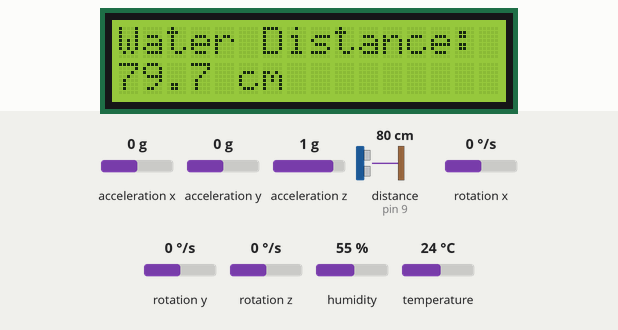
The sketch below on a simulated Arduino Uno, built with avr-gcc and run on an emulated ATmega328P. Parts: 16×2 character LCD. Wiring (inferred from the names in the program): ultrasonic range finder: trigger pin 8; echo pin 9. Inputs (shaded band) come from the test bench; at power-on: distance to the obstacle (sensor on pin 9) 80 cm, acceleration x 0 g, temperature 24 °C, acceleration y 0 g, acceleration z 1 g, rotation x 0 °/s, rotation y 0 °/s, rotation z 0 °/s, humidity 55 %. The echo pulse lasts 58.3 µs per cm; what the sketch prints to the serial monitor is not drawn.

Above: at 3.2 s.
3.3 s: distance to the obstacle (sensor on pin 9) set to 12 cm
At 4.0 s:
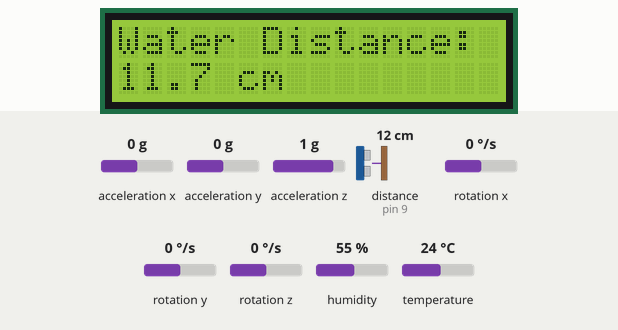
6.7 s: distance to the obstacle (sensor on pin 9) set to 10 cm
At 9.4 s:
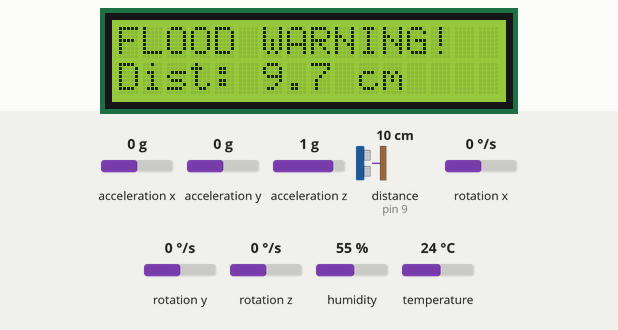
12.5 s: acceleration x set to -1.4 g
At 13.4 s:
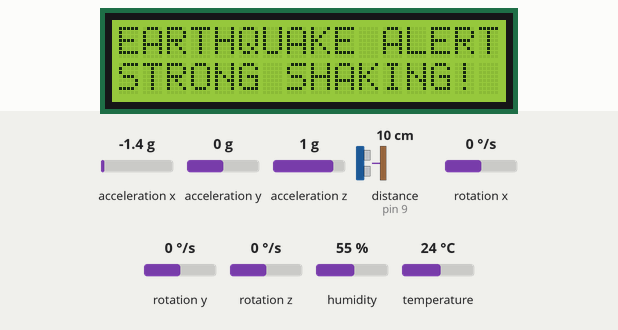
19.1 s: temperature set to 41 °C
At 23.37 s:
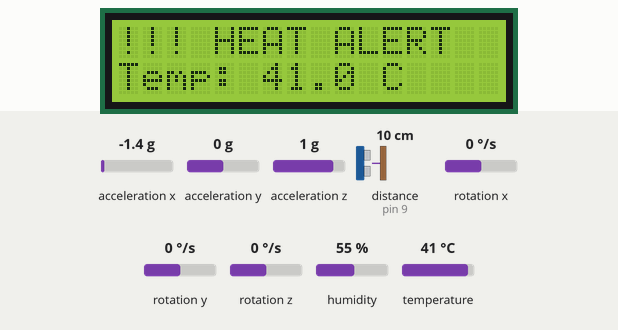
28.1 s: distance to the obstacle (sensor on pin 9) set to 2 cm
At 28.8 s:
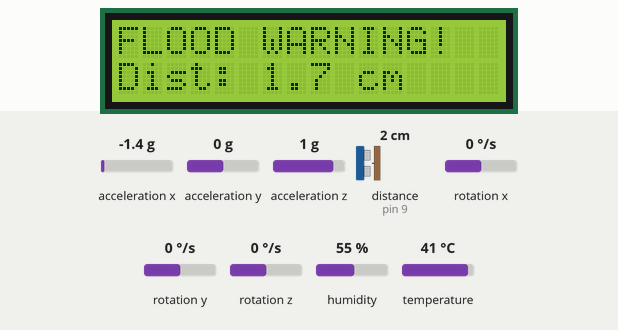
29.7 s: acceleration y set to -0.8 g
At 35.17 s:
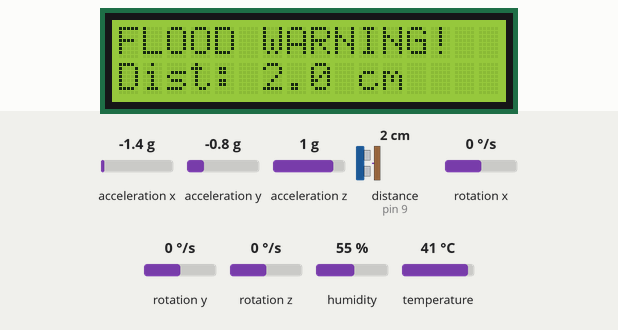
Timing chart, 0 to 36.7 s (numbered marks = the images above; inputs shaded):
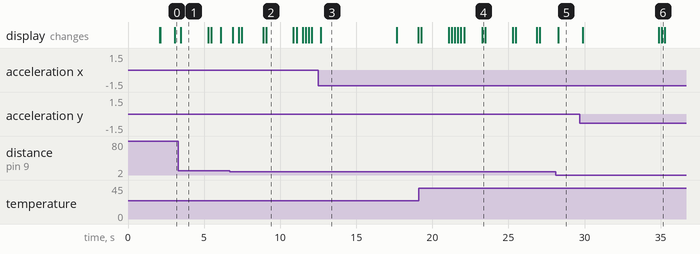

The sketch:

Hackathon1.ino
```cpp
#include <SoftwareSerial.h>

SoftwareSerial espSerial(6, 10); // RX = D6, TX = D10
#include <LiquidCrystal.h>
#include <DHT.h>
#include <Wire.h>
#include <MPU6050.h>

#define DHTPIN 7
#define DHTTYPE DHT11

const int trigPin = 8;
const int echoPin = 9;

const float floodThreshold = 10.0;

// MPU6050 thresholds
const long mildThreshold = 4000;
const long strongThreshold = 10000;

DHT dht(DHTPIN, DHTTYPE);
LiquidCrystal lcd(12, 11, 5, 4, 3, 2);
MPU6050 mpu;

int16_t ax, ay, az;
int16_t prevX, prevY, prevZ;

float temp = NAN;
float humidity = NAN;
float distance = -1;

unsigned long lastMPURead = 0;
unsigned long lastDHTRead = 0;
unsigned long lastDistanceRead = 0;
unsigned long lastLCDUpdate = 0;
unsigned long lastStrongShake = 0;

bool strongAlertActive = false;
bool mpuReady = false;

int screenNumber = 0;
int vibrationLevel = 0;

void setup() {
  Serial.begin(115200);
  espSerial.begin(9600);

  dht.begin();
  Wire.begin();

  pinMode(trigPin, OUTPUT);
  pinMode(echoPin, INPUT);

  lcd.begin(16, 2);
  lcd.print("HOLLOWGUARD");

  mpu.initialize();
  mpuReady = mpu.testConnection();

  if (mpuReady) {
    mpu.getAcceleration(&prevX, &prevY, &prevZ);
    Serial.println("MPU6050 Connected!");
  } else {
    Serial.println("MPU6050 Failed!");
  }

  delay(2000);
  lcd.clear();
}

void loop() {
  unsigned long currentTime = millis();

  // 1. Check vibration every 50 ms
  if (mpuReady && currentTime - lastMPURead >= 50) {
    lastMPURead = currentTime;

    mpu.getAcceleration(&ax, &ay, &az);

    long changeX = abs((long)ax - prevX);
    long changeY = abs((long)ay - prevY);
    long changeZ = abs((long)az - prevZ);

    long totalChange = changeX + changeY + changeZ;

    if (totalChange > strongThreshold) {
      vibrationLevel = 2;
      lastStrongShake = currentTime;
      strongAlertActive = true;
    }
    else if (totalChange > mildThreshold) {
      vibrationLevel = 1;
    }
    else {
      vibrationLevel = 0;
    }

    prevX = ax;
    prevY = ay;
    prevZ = az;

    Serial.print("Vibration: ");
    Serial.println(totalChange);
  }

  // 2. Read DHT11 every 2 seconds
  if (currentTime - lastDHTRead >= 2000) {
    lastDHTRead = currentTime;

    temp = dht.readTemperature();
    humidity = dht.readHumidity();
  }

  // 3. Check flood distance every 200 ms
  if (currentTime - lastDistanceRead >= 200) {
    lastDistanceRead = currentTime;

    digitalWrite(trigPin, LOW);
    delayMicroseconds(2);

    digitalWrite(trigPin, HIGH);
    delayMicroseconds(10);
    digitalWrite(trigPin, LOW);

    long duration = pulseIn(echoPin, HIGH, 30000);

    distance = -1;

    if (duration > 0) {
      distance = duration * 0.0343 / 2.0;
    }
  }

  // 4. Keep strong shaking alert for 5 seconds
  if (strongAlertActive &&
      currentTime - lastStrongShake >= 5000) {
    strongAlertActive = false;
  }

  // 5. Update LCD every 200 ms
  if (currentTime - lastLCDUpdate >= 200) {
    lastLCDUpdate = currentTime;

    lcd.clear();

    // Highest priority: strong shaking
    if (strongAlertActive) {
      lcd.print("EARTHQUAKE ALERT");
      lcd.setCursor(0, 1);
      lcd.print("STRONG SHAKING!");
    }

    // Second priority: flood warning
    else if (distance > 0 &&
             distance <= floodThreshold) {
      lcd.print("FLOOD WARNING!");
      lcd.setCursor(0, 1);
      lcd.print("Dist: ");
      lcd.print(distance, 1);
      lcd.print(" cm");
    }

    // Third priority: mild shaking
    else if (vibrationLevel == 1) {
      lcd.print("VIBRATION ALERT");
      lcd.setCursor(0, 1);
      lcd.print("MILD SHAKING");
    }

    // Fourth priority: heat warning
else if (!isnan(temp) && temp >= 38.0) {
  lcd.print("!!! HEAT ALERT");
  lcd.setCursor(0, 1);
  lcd.print("Temp: ");
  lcd.print(temp, 1);
  lcd.print(" C");
}

    // Normal sensor screens
    else {
      if (currentTime / 3000 % 2 == 0) {
        // Temperature and humidity
        if (isnan(temp) || isnan(humidity)) {
          lcd.print("DHT Sensor Error");
        } else {
          lcd.print("Temp: ");
          lcd.print(temp, 1);
          lcd.print(" C");

          lcd.setCursor(0, 1);
          lcd.print("Humidity: ");
          lcd.print(humidity, 0);
          lcd.print("%");
        }
      }
      else {
        // Water distance
        if (distance < 0) {
          lcd.print("Distance Error");
        } else {
          lcd.print("Water Distance:");
          lcd.setCursor(0, 1);
          lcd.print(distance, 1);
          lcd.print(" cm");
        }
      }
    }
  }
  // Send a test message once every second
static unsigned long lastSend = 0;

if (millis() - lastSend >= 1000) {
  lastSend = millis();

  espSerial.print("TEMP:");
  espSerial.println(temp);

  espSerial.print("HUMIDITY:");
  espSerial.println(humidity);

  espSerial.print("DISTANCE:");
  espSerial.println(distance);

  espSerial.print("VIBRATION:");
  espSerial.println(vibrationLevel);

  espSerial.print("ALERT:");

  if (strongAlertActive) {
    espSerial.println("EARTHQUAKE");
  }
  else if (distance > 0 && distance <= floodThreshold) {
    espSerial.println("FLOOD");
  }
  else if (vibrationLevel == 1) {
    espSerial.println("MILD_SHAKING");
  }
  else if (!isnan(temp) && temp >= 38.0) {
    espSerial.println("HEAT");
  }
  else {
    espSerial.println("NORMAL");
  }
}
}
```

Measured:
- the behaviour switches between 11 and 10 cm on distance to the obstacle (sensor on pin 9) (found by bisection; images 1 and 2)
- after the input at 3.3 s, the display: changes after 0.17 s (image 1)
- after the input at 6.7 s, the display: changes after 0.18 s (image 2)
- after the input at 12.5 s, the display: changes after 0.18 s (image 3)
- after the input at 28.1 s, the display: changes after 0.17 s (image 5)
- after the input at 29.7 s, the display: first changes after 0.17 s (image 6 shows a later state)
- what the display in image 1 shows lasts 1.8 s, from 3.5 s to 5.3 s
